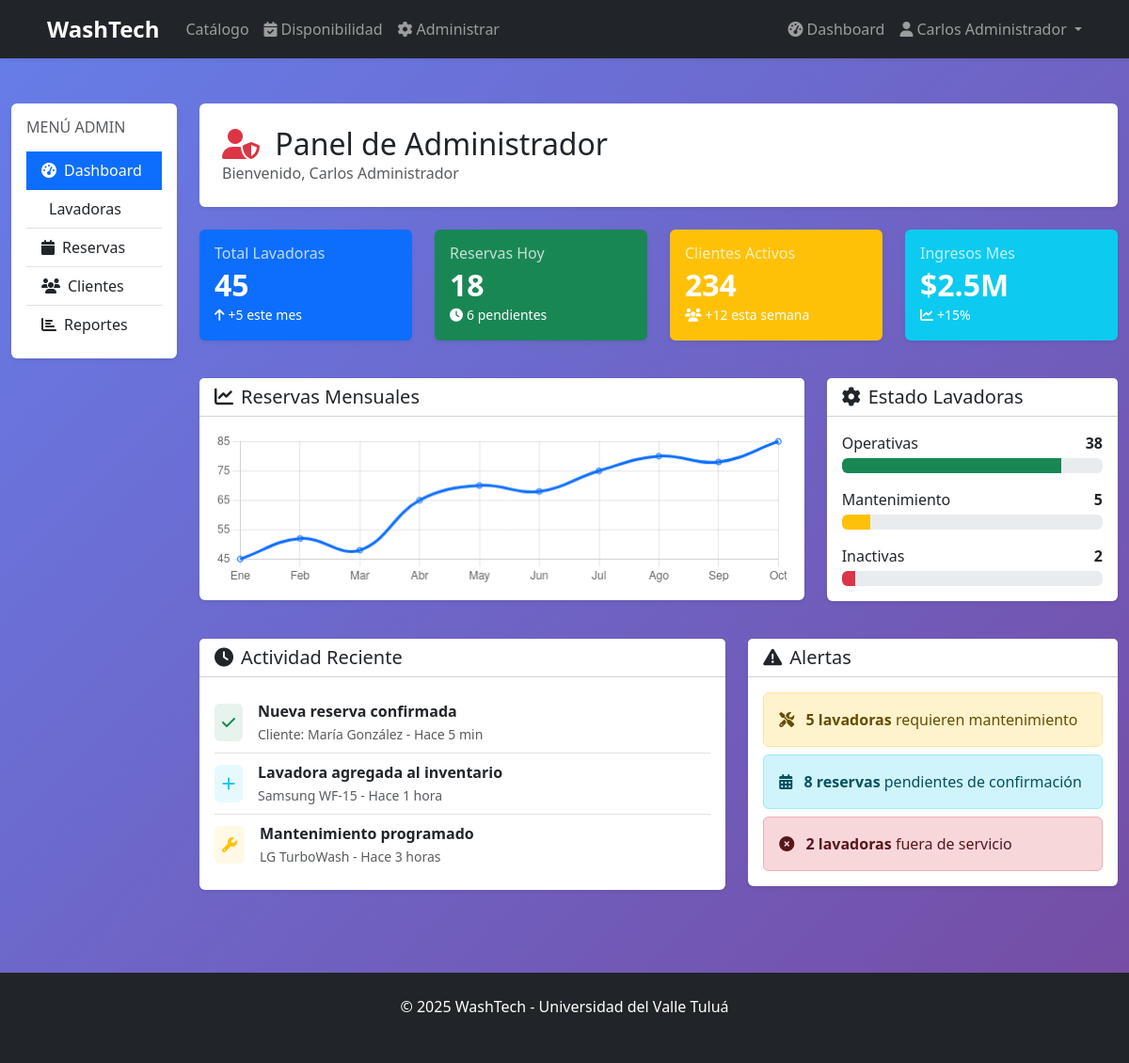
Before: /dashboard (signed in) with the older database file.
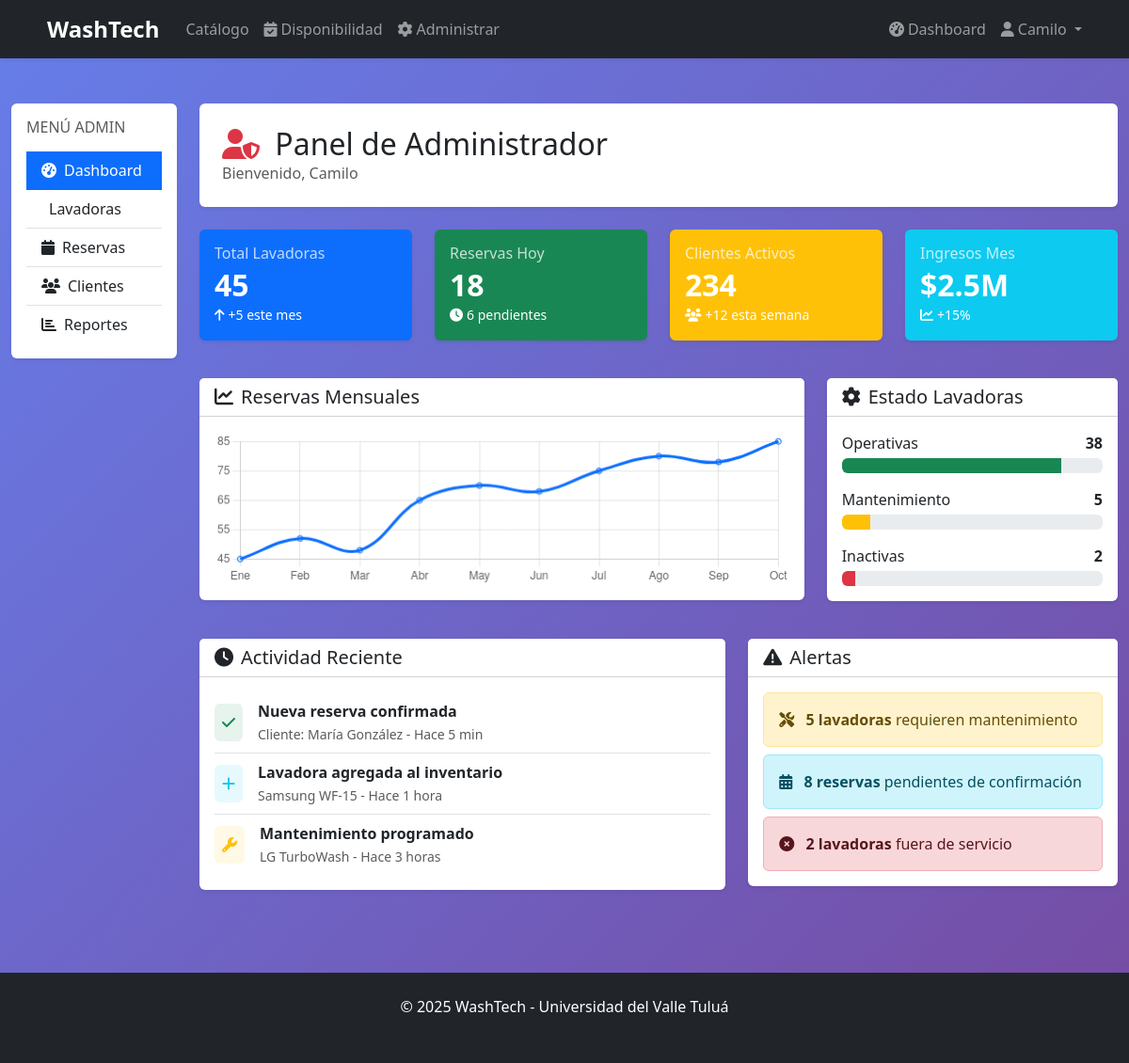
After: the same page with the newer database file.
### models/user.py (models this page shows, shortened)
class User(UserMixin, db.Model):
    __tablename__ = 'users'
    id = db.Column(db.Integer, primary_key=True)
    name = db.Column(db.String(100), nullable=False)
    email = db.Column(db.String(100), unique=True, nullable=False)
    password_hash = db.Column(db.String(200), nullable=False)
    phone = db.Column(db.String(20))
    address = db.Column(db.Text)
    role = db.Column(db.String(20), default='cliente')  # cliente, admin, superadmin
    is_active = db.Column(db.Boolean, default=True)
    registration_date = db.Column(db.DateTime, default=db.func.now())
    reservations = db.relationship('Reservation', backref='user', lazy=True)

### controllers/dashboard_controller.py (the view)
@dashboard_bp.route('/dashboard')
@login_required
def index():
    user_role = current_user.role
    if user_role == 'cliente':
        return render_template('dashboard/client.html', user=current_user)
    elif user_role == 'admin':
        return render_template('dashboard/admin.html', user=current_user)
    elif user_role == 'superadmin':
        return render_template('dashboard/superadmin.html', user=current_user)
    return render_template('dashboard/client.html', user=current_user)

### templates/dashBoard/admin.html (shortened to what this page needs)
{% extends "base.html" %}
{% block content %}
<div class="container-fluid py-4">
    <div class="row">
        <div class="col-md-3 col-lg-2">
            <div class="card border-0 shadow-sm sticky-top" style="top: 20px;">
                <div class="card-body">
                    <h6 class="text-muted mb-3">MENÚ ADMIN</h6>
                    <div class="list-group list-group-flush">
                        <a href="#" class="list-group-item list-group-item-action active">
                            <i class="fas fa-tachometer-alt me-2"></i>Dashboard
                        </a>
                        <a href="#" class="list-group-item list-group-item-action">
                            Lavadoras
                        </a>
                        <a href="#" class="list-group-item list-group-item-action">
                            <i class="fas fa-calendar me-2"></i>Reservas
                        </a>
                        <a href="#" class="list-group-item list-group-item-action">
                            <i class="fas fa-users me-2"></i>Clientes
                        </a>
                        <a href="#" class="list-group-item list-group-item-action">
                            <i class="fas fa-chart-bar me-2"></i>Reportes
                        </a>
                    </div>
                </div>
            </div>
        </div>
        <div class="col-md-9 col-lg-10">
            <div class="bg-white rounded shadow-sm p-4 mb-4">
                <h2 class="mb-0">
                    <i class="fas fa-user-shield text-danger me-2"></i>
                    Panel de Administrador
                </h2>
                <p class="text-muted mb-0">Bienvenido, {{ user.name }}</p>
            </div>
            <div class="row mb-4">
                <div class="col-md-3 mb-3">
                    <div class="card border-0 shadow-sm bg-primary text-white">
                        <div class="card-body">
                            <h6 class="mb-1 opacity-75">Total Lavadoras</h6>
                            <h2 class="mb-0 fw-bold">45</h2>
                            <small><i class="fas fa-arrow-up me-1"></i>+5 este mes</small>
                        </div>
                    </div>
                </div>
                <div class="col-md-3 mb-3">
                    <div class="card border-0 shadow-sm bg-success text-white">
                        <div class="card-body">
                            <h6 class="mb-1 opacity-75">Reservas Hoy</h6>
                            <h2 class="mb-0 fw-bold">18</h2>
                            <small><i class="fas fa-clock me-1"></i>6 pendientes</small>
                        </div>
                    </div>
                </div>
                <div class="col-md-3 mb-3">
                    <div class="card border-0 shadow-sm bg-warning text-white">
                        <div class="card-body">
                            <h6 class="mb-1 opacity-75">Clientes Activos</h6>
                            <h2 class="mb-0 fw-bold">234</h2>
                            <small><i class="fas fa-users me-1"></i>+12 esta semana</small>
                        </div>
                    </div>
                </div>
                <div class="col-md-3 mb-3">
                    <div class="card border-0 shadow-sm bg-info text-white">
                        <div class="card-body">
                            <h6 class="mb-1 opacity-75">Ingresos Mes</h6>
                            <h2 class="mb-0 fw-bold">$2.5M</h2>
                            <small><i class="fas fa-chart-line me-1"></i>+15%</small>
                        </div>
                    </div>
                </div>
            </div>
            <div class="row mb-4">
                <div class="col-md-8 mb-3">
                    <div class="card border-0 shadow-sm">
                        <div class="card-header bg-white">
                            <h5 class="mb-0">
                                <i class="fas fa-chart-line me-2"></i>Reservas Mensuales
                            </h5>
                        </div>
                        <div class="card-body">
                            <canvas id="reservationsChart" height="80"></canvas>
                        </div>
                    </div>
                </div>
                <div class="col-md-4 mb-3">
                    <div class="card border-0 shadow-sm">
                        <div class="card-header bg-white">
                            <h5 class="mb-0">
                                <i class="fas fa-cog me-2"></i>Estado Lavadoras
                            </h5>
                        </div>
                        <div class="card-body">
                            <div class="mb-3">
                                <div class="d-flex justify-content-between mb-1">
                                    <span>Operativas</span>
                                    <span class="fw-bold">38</span>
                                </div>
                                <div class="progress">
                                    <div class="progress-bar bg-success" style="width: 84%"></div>
                                </div>
                            </div>
                            <div class="mb-3">
                                <div class="d-flex justify-content-between mb-1">
                                    <span>Mantenimiento</span>
                                    <span class="fw-bold">5</span>
                                </div>
                                <div class="progress">
                                    <div class="progress-bar bg-warning" style="width: 11%"></div>
                                </div>
                            </div>
                            <div>
                                <div class="d-flex justify-content-between mb-1">
                                    <span>Inactivas</span>
                                    <span class="fw-bold">2</span>
                                </div>
                                <div class="progress">
                                    <div class="progress-bar bg-danger" style="width: 5%"></div>
                                </div>
                            </div>
                        </div>
                    </div>
                </div>
            </div>
            <div class="row">
                <div class="col-md-7 mb-3">
                    <div class="card border-0 shadow-sm">
                        <div class="card-header bg-white">
                            <h5 class="mb-0">
                                <i class="fas fa-clock me-2"></i>Actividad Reciente
                            </h5>
                        </div>
                        <div class="card-body">
                            <div class="list-group list-group-flush">
                                <div class="list-group-item px-0">
                                    <div class="d-flex align-items-center">
                                        <div class="bg-success bg-opacity-10 p-2 rounded me-3">
                                            <i class="fas fa-check text-success"></i>
                                        </div>
                                        <div class="flex-grow-1">
                                            <strong>Nueva reserva confirmada</strong>
                                            <br><small class="text-muted">Cliente: María González - Hace 5 min</small>
                                        </div>
                                    </div>
                                </div>
                                <div class="list-group-item px-0">
                                    <div class="d-flex align-items-center">
                                        <div class="bg-info bg-opacity-10 p-2 rounded me-3">
                                            <i class="fas fa-plus text-info"></i>
                                        </div>
                                        <div class="flex-grow-1">
                                            <strong>Lavadora agregada al inventario</strong>
                                            <br><small class="text-muted">Samsung WF-15 - Hace 1 hora</small>
                                        </div>
                                    </div>
                                </div>
                                <div class="list-group-item px-0">
                                    <div class="d-flex align-items-center">
                                        <div class="bg-warning bg-opacity-10 p-2 rounded me-3">
                                            <i class="fas fa-wrench text-warning"></i>
                                        </div>
                                        <div class="flex-grow-1">
                                            <strong>Mantenimiento programado</strong>
                                            <br><small class="text-muted">LG TurboWash - Hace 3 horas</small>
                                        </div>
                                    </div>
                                </div>
                            </div>
                        </div>
                    </div>
                </div>
                <div class="col-md-5 mb-3">
                    <div class="card border-0 shadow-sm">
                        <div class="card-header bg-white">
                            <h5 class="mb-0">
                                <i class="fas fa-exclamation-triangle me-2"></i>Alertas
                            </h5>
                        </div>
                        <div class="card-body">
                            <div class="alert alert-warning mb-2">
                                <i class="fas fa-tools me-2"></i>
                                <strong>5 lavadoras</strong> requieren mantenimiento
                            </div>
                            <div class="alert alert-info mb-2">
                                <i class="fas fa-calendar-alt me-2"></i>
                                <strong>8 reservas</strong> pendientes de confirmación
                            </div>
                            <div class="alert alert-danger mb-0">
                                <i class="fas fa-times-circle me-2"></i>
                                <strong>2 lavadoras</strong> fuera de servicio
                            </div>
                        </div>
                    </div>
                </div>
            </div>
        </div>
    </div>
</div>
{% block extra_js %}
<script>
    // Gráfico de reservas
    const ctx = document.getElementById('reservationsChart').getContext('2d');
    new Chart(ctx, {
        type: 'line',
        data: {
            labels: ['Ene', 'Feb', 'Mar', 'Abr', 'May', 'Jun', 'Jul', 'Ago', 'Sep', 'Oct'],
            datasets: [{
                label: 'Reservas',
                data: [45, 52, 48, 65, 70, 68, 75, 80, 78, 85],
                borderColor: '#0d6efd',
                backgroundColor: 'rgba(13, 110, 253, 0.1)',
                tension: 0.4
            }]
        },
        options: {
            responsive: true,
            maintainAspectRatio: true,
            plugins: {
                legend: {
                    display: false
                }
            }
        }
    });
</script>
{% endblock %}
{% endblock %}

### templates/base.html (shortened to what this page needs)
<!DOCTYPE html>
<html lang="es">
<head>
    <link href="https://cdn.jsdelivr.net/npm/bootstrap@5.3.0/dist/css/bootstrap.min.css" rel="stylesheet">
    <link rel="stylesheet" href="https://cdnjs.cloudflare.com/ajax/libs/font-awesome/6.4.0/css/all.min.css">
</head>
<body>
    <nav class="navbar navbar-expand-lg navbar-dark bg-dark shadow-sm">
        <div class="container">
            <a class="navbar-brand" href="{{ url_for('index') }}">
                WashTech
            </a>
            <div class="collapse navbar-collapse" id="navbarNav">
                <ul class="navbar-nav me-auto">
                    <li class="nav-item">
                        <a class="nav-link" href="{{ url_for('catalog.index') }}">
                            Catálogo
                        </a>
                    </li>
                    <li class="nav-item">
                        <a class="nav-link" href="{{ url_for('catalog.check_availability') }}">
                            <i class="fas fa-calendar-check me-1"></i>Disponibilidad
                        </a>
                    </li>
                    {% if current_user.is_authenticated and current_user.role in ['admin', 'superadmin'] %}
                    <li class="nav-item">
                        <a class="nav-link" href="{{ url_for('admin.list_washing_machines') }}">
                            <i class="fas fa-cog me-1"></i>Administrar
                        </a>
                    </li>
                    {% endif %}
                </ul>
                <ul class="navbar-nav ms-auto">
                    {% if current_user.is_authenticated %}
                        <li class="nav-item">
                            <a class="nav-link" href="{{ url_for('dashboard.index') }}">
                                <i class="fas fa-tachometer-alt me-1"></i>Dashboard
                            </a>
                        </li>
                        <li class="nav-item dropdown">
                            <a class="nav-link dropdown-toggle" href="#" id="userDropdown" role="button" data-bs-toggle="dropdown">
                                <i class="fas fa-user me-1"></i>{{ current_user.name }}
                            </a>
                        </li>
                    {% endif %}
                </ul>
            </div>
        </div>
    </nav>
    <main>
        {% block content %}{% endblock %}
    </main>
    <footer class="bg-dark text-white py-4 mt-5">
        <div class="container text-center">
            <p class="mb-0">&copy; 2025 WashTech - Universidad del Valle Tuluá</p>
            <small class="text-muted">Plataforma de Alquiler de Lavadoras</small>
        </div>
    </footer>
    {% block extra_js %}{% endblock %}
</body>
</html>

Changed rows visible on the page:
changed User: name "Carlos Administrador" → "Camilo"
